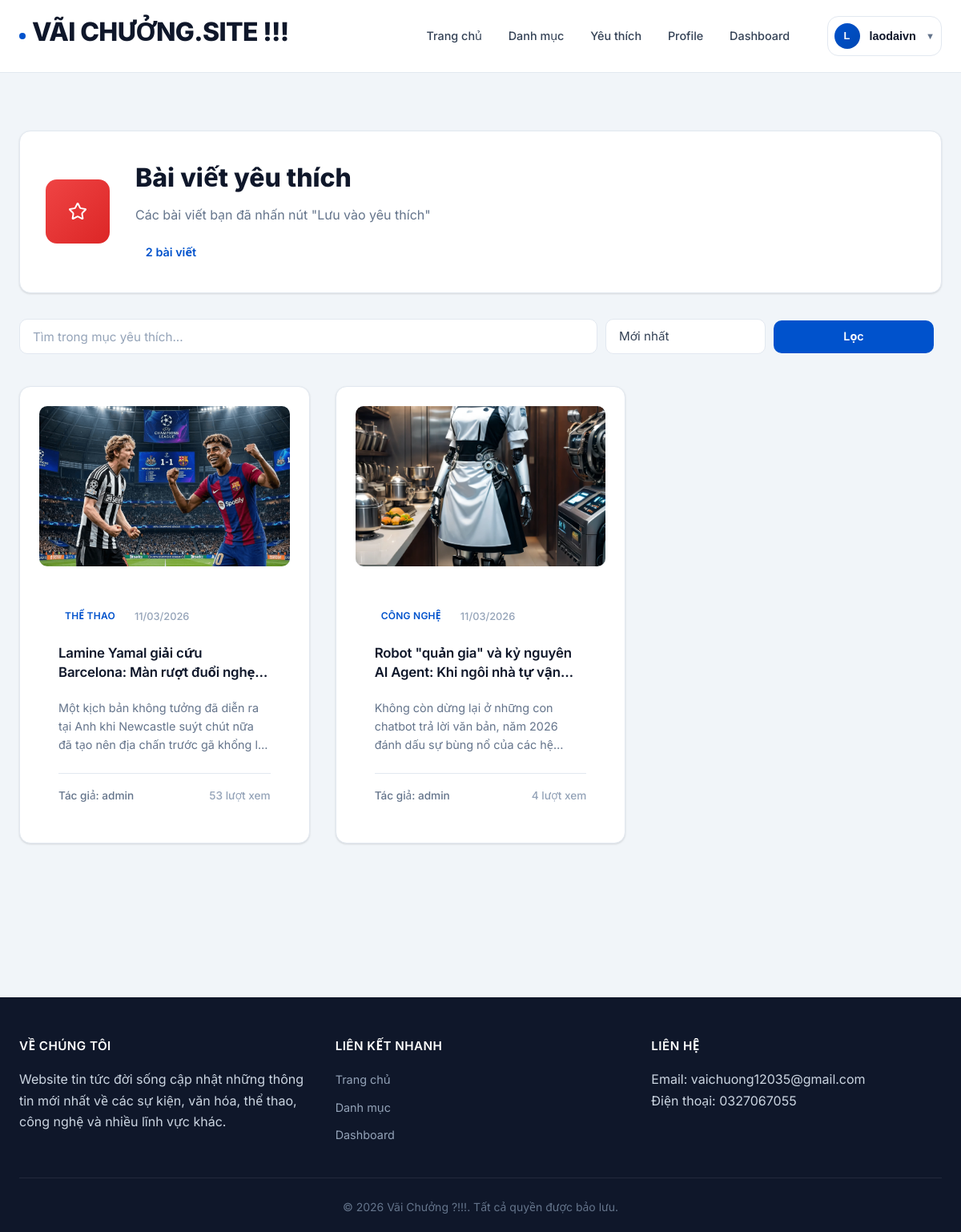
Page /me/favorites (signed in) on the earlier database version.
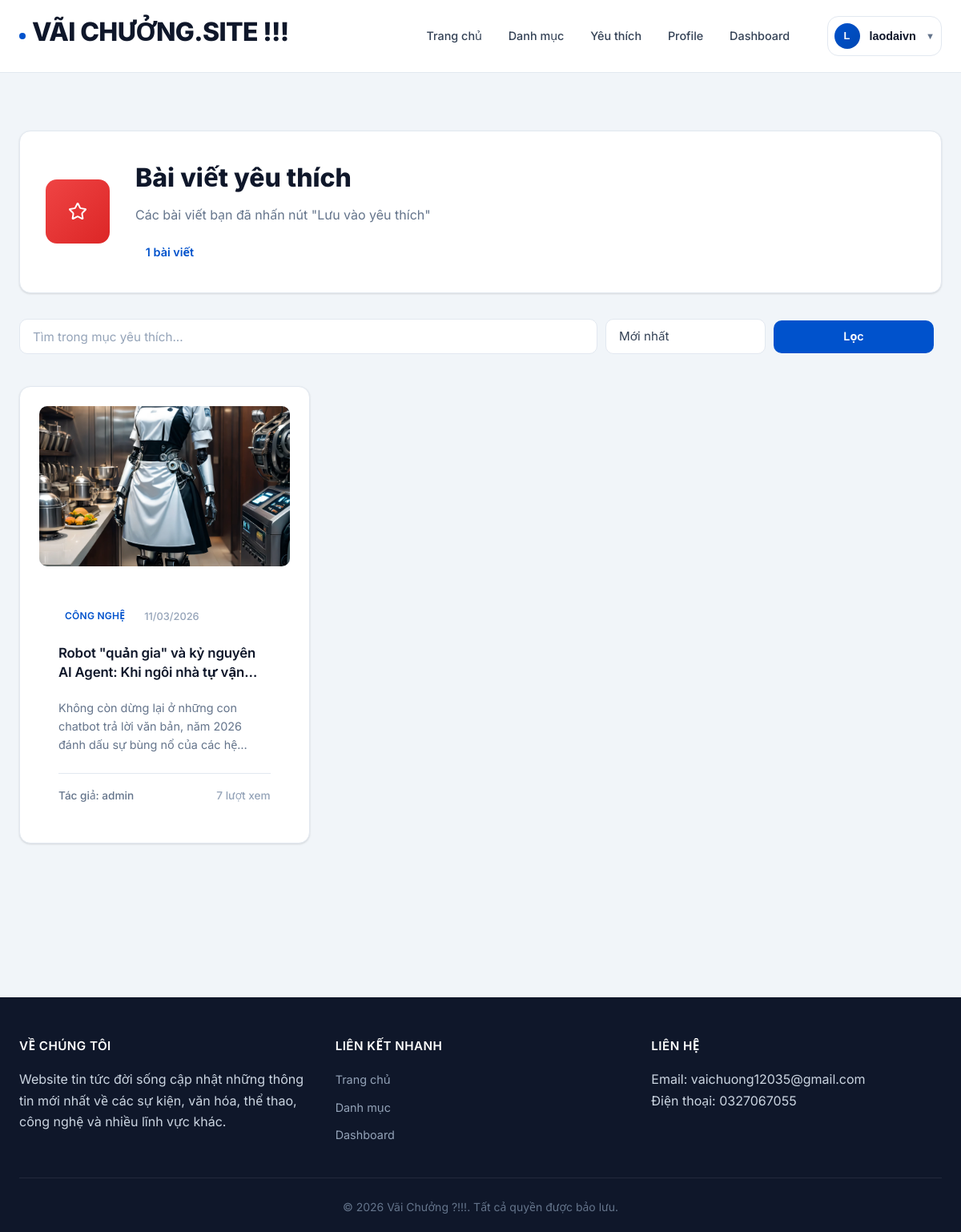
Same page on the later database version.
### newsapp/models.py (models this page shows, shortened)
class Article(db.Model):
    __tablename__ = "articles"
    id = db.Column(db.Integer, primary_key=True)
    title = db.Column(db.String(200), nullable=False, index=True)
    content = db.Column(db.Text, nullable=False)
    excerpt = db.Column(db.String(500))
    image_ref = db.Column(db.String(500))
    status = db.Column(db.String(20), nullable=False, default=ArticleStatus.DRAFT, index=True)
    review_note = db.Column(db.String(500))
    created_at = db.Column(db.DateTime, default=datetime.utcnow, nullable=False, index=True)
    updated_at = db.Column(db.DateTime, default=datetime.utcnow, onupdate=datetime.utcnow, nullable=False)
    published_at = db.Column(db.DateTime)
    views = db.Column(db.Integer, default=0, nullable=False)
    audio_ref = db.Column(db.String(500))  # static-relative path to generated audio
    audio_duration = db.Column(db.Integer)  # seconds, optional
    summary_text = db.Column(db.Text)
    user_id = db.Column(db.Integer, db.ForeignKey("users.id"), nullable=False, index=True)
    category_id = db.Column(db.Integer, db.ForeignKey("categories.id"), nullable=False, index=True)
    author = db.relationship("User", back_populates="articles")
    category = db.relationship("Category", back_populates="articles")
    comments = db.relationship(
        "Comment", back_populates="article", lazy=True, order_by="Comment.created_at.desc()"
    )
    favorites = db.relationship("Favorite", back_populates="article", lazy=True)

class Category(db.Model):
    __tablename__ = "categories"
    id = db.Column(db.Integer, primary_key=True)
    name = db.Column(db.String(100), unique=True, nullable=False, index=True)
    description = db.Column(db.Text)
    active = db.Column(db.Boolean, nullable=False, default=True, index=True)
    created_at = db.Column(db.DateTime, default=datetime.utcnow, nullable=False)
    articles = db.relationship("Article", back_populates="category", lazy=True)

class User(db.Model):
    __tablename__ = "users"
    id = db.Column(db.Integer, primary_key=True)
    username = db.Column(db.String(80), unique=True, nullable=False, index=True)
    email = db.Column(db.String(120), unique=True, nullable=False, index=True)
    password_hash = db.Column(db.String(255), nullable=False)
    role = db.Column(db.String(20), nullable=False, default=UserRole.USER, index=True)
    active = db.Column(db.Boolean, nullable=False, default=True, index=True)
    created_at = db.Column(db.DateTime, default=datetime.utcnow, nullable=False)
    articles = db.relationship("Article", back_populates="author", lazy=True)
    comments = db.relationship("Comment", back_populates="author", lazy=True)
    favorites = db.relationship("Favorite", back_populates="user", lazy=True)

### newsapp/controllers/main_controller.py (the view)
@bp.route("/me/favorites")
@login_required
def my_favorites():
    user = get_current_user()
    assert user is not None
    q = (request.args.get("q") or "").strip()
    sort = request.args.get("sort") or "newest"
    fav_query = (
        Article.query.join(Favorite, Favorite.article_id == Article.id)
        .filter(Favorite.user_id == user.id, Article.status == ArticleStatus.PUBLISHED)
    )
    if q:
        like = f"%{q}%"
        fav_query = fav_query.filter(
            or_(Article.title.ilike(like), Article.excerpt.ilike(like), Article.content.ilike(like))
        )
    if sort == "views":
        fav_query = fav_query.order_by(Article.views.desc(), Article.created_at.desc())
    elif sort == "oldest":
        fav_query = fav_query.order_by(Article.created_at.asc())
    else:
        fav_query = fav_query.order_by(Article.created_at.desc())
    articles = fav_query.all()
    return render_template("main/favorites.html", articles=articles, q=q, sort=sort)

### newsapp/utils/auth.py (called while the page is built)
def get_current_user() -> User | None:
    if hasattr(g, "current_user"):
        return cast(User | None, g.current_user)
    user_id = session.get("user_id")
    if not user_id:
        g.current_user = None
        return None
    user = db.session.get(User, int(user_id))
    g.current_user = user
    return user

def login_required(fn: F) -> F:
    @wraps(fn)
    def wrapper(*args, **kwargs):
        user = get_current_user()
        if not user:
            flash("Vui lòng đăng nhập để truy cập!", "error")
            return redirect(url_for("auth.login"))
        if not user.active:
            session.clear()
            flash("Tài khoản đang bị khóa / không hoạt động.", "error")
            return redirect(url_for("auth.login"))
        return fn(*args, **kwargs)
    return cast(F, wrapper)

### newsapp/templates/main/favorites.html (shortened to what this page needs)
{% extends "base.html" %}
{% block content %}
<div class="favorites-page">
    <div class="container">
        <div class="favorites-header">
            <div class="favorites-icon-large">
            </div>
            <div class="favorites-info">
                <h1>Bài viết yêu thích</h1>
                <p class="favorites-description">Các bài viết bạn đã nhấn nút "Lưu vào yêu thích"</p>
                <div class="favorites-stats">
                    <span class="articles-count">{{ articles|length }} bài viết</span>
                </div>
            </div>
        </div>
        <section class="search-section">
            <form method="GET" action="{{ url_for('main.my_favorites') }}" class="search-form">
                <input type="text" name="q" placeholder="Tìm trong mục yêu thích..." value="{{ q or '' }}">
                <select name="sort">
                    <option value="newest" {% if sort=='newest' %}selected{% endif %}>Mới nhất</option>
                </select>
                <button type="submit" class="btn btn-primary">Lọc</button>
            </form>
        </section>
        <section class="articles-section">
            {% if articles %}
            <div class="articles-grid">
                {% for article in articles %}
                <article class="article-card">
                    {% set img = (article.image_ref|image_src) %}
                    {% if img %}
                    <div class="article-image">
                        <img src="{{ img }}" alt="{{ article.title }}">
                    </div>
                    {% endif %}
                    <div class="article-content">
                        <div class="article-meta">
                            <span class="category-badge">{{ article.category.name }}</span>
                            <span class="date">{{ article.created_at.strftime('%d/%m/%Y') }}</span>
                        </div>
                        <h3 class="article-title">
                            <a href="{{ url_for('main.article_detail', article_id=article.id) }}">{{ article.title }}</a>
                        </h3>
                        {% if article.excerpt %}
                        <p class="article-excerpt">{{ article.excerpt }}</p>
                        {% endif %}
                        <div class="article-footer">
                            <span class="author">Tác giả: {{ article.author.username }}</span>
                            <span class="views">{{ article.views }} lượt xem</span>
                        </div>
                    </div>
                </article>
                {% endfor %}
            </div>
            {% endif %}
        </section>
    </div>
</div>
{% endblock %}

Differences in the rows shown:
no longer on this page (row edited): Article: shows a picture, category.name "THỂ THAO", created_at "11/03/2026", title "Lamine Yamal giải cứu Barcelona: Màn rượt đuổi…", excerpt "Một kịch bản không tưởng đã diễn ra tại Anh khi Newcastle suýt chút nữa đã tạo nên địa chấn trước gã khổng…", author.username "admin", views "53"
changed Article "Robot \"quản gia\" và kỷ nguyên AI Agent: Khi ngôi nhà tự…": views "4" → "7"
Other differences:
{{ articles|length }}: "2" → "1"
